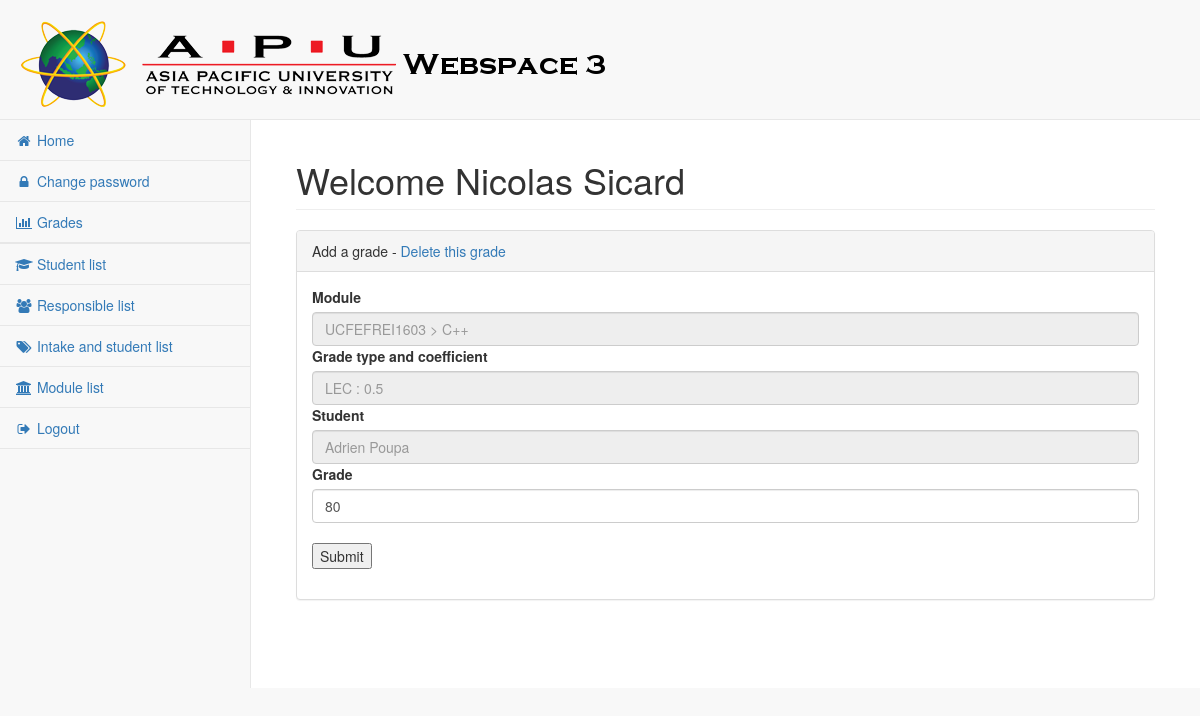
/edit-grade.php?cours_id=6&grade_id=28&grade=5 (signed in), run on the app's committed database.
### tables this page shows
CREATE TABLE IF NOT EXISTS `module` (
  `id_module` bigint(10) NOT NULL AUTO_INCREMENT,
  `name_module` varchar(255) DEFAULT NULL,
  `id_group2` int(10) DEFAULT NULL,
  PRIMARY KEY (`id_module`)
);

CREATE TABLE IF NOT EXISTS `intake` (
  `id` int(10) NOT NULL AUTO_INCREMENT,
  `name` varchar(255) NOT NULL,
  PRIMARY KEY (`id`)
);

CREATE TABLE IF NOT EXISTS `student` (
  `name` varchar(255) NOT NULL,
  `surname` varchar(255) DEFAULT NULL,
  `birthdate` date DEFAULT NULL,
  `gender` varchar(1) DEFAULT NULL,
  `registered` date DEFAULT NULL,
  `previous_school` varchar(255) DEFAULT NULL,
  `photo` blob,
  `street` varchar(255) DEFAULT NULL,
  `cp` int(5) DEFAULT NULL,
  `city` varchar(255) DEFAULT NULL,
  `mobile` varchar(10) DEFAULT NULL,
  `phone` varchar(255) NOT NULL,
  `student_id` int(8) NOT NULL AUTO_INCREMENT,
  `tp_number` varchar(8) NOT NULL,
  `password` text NOT NULL,
  PRIMARY KEY (`student_id`)
);

CREATE TABLE IF NOT EXISTS `coefficient` (
  `id_grade_module` int(10) NOT NULL AUTO_INCREMENT,
  `grade_type` varchar(3) DEFAULT NULL,
  `id_module3` int(10) DEFAULT NULL,
  `coefficient` float DEFAULT NULL,
  PRIMARY KEY (`id_grade_module`)
);

CREATE TABLE IF NOT EXISTS `grade` (
  `id` int(10) NOT NULL AUTO_INCREMENT,
  `student_id` int(10) NOT NULL,
  `grade_id` int(10) NOT NULL,
  `grade` float NOT NULL,
  PRIMARY KEY (`id`)
);

### edit-grade.php (the view, shortened to what this page needs)
<?php
include 'include/functions.php';
$module_id = $_GET['cours_id'];
$grade_id = $_GET['grade_id'];
$grade_get = $_GET['grade'];
$query = $db->prepare("SELECT name, name_module FROM module, intake WHERE id_module=:id AND intake.id=module.id_group2");
$query->bindParam(':id', $module_id);
$query->execute();
$nom = $query->fetch();
$query2 = $db->prepare("SELECT grade, id_grade_module, grade_type, coefficient, student.name, surname, student.student_id FROM student, module, intake_student, intake, coefficient, grade WHERE student.student_id=intake_student.id_student4 AND intake_student.id_groupe=intake.id AND intake_student.id_student4=student.student_id AND intake_student.id_groupe=module.id_group2 AND coefficient.id_module3=module.id_module AND grade.grade_id=coefficient.id_grade_module AND grade.student_id=student.student_id AND module.id_module=:id AND id_grade_module=:id_grade_module AND grade.id=:grade");
$query2->bindParam(':id', $module_id);
$query2->bindParam(':id_grade_module', $grade_id);
$query2->bindParam(':grade', $grade_get);
$query2->execute();
$grade = $query2->fetch();
include 'include/head.php';
include 'include/navigation.php';
?>
    <div id="page-wrapper">
        <div class="container-fluid">
            <div class="row">
                <div class="col-lg-12">
                    <h1 class="page-header">Welcome <?php echo htmlspecialchars($_SESSION['user']) ?></h1>
                </div>
                <div class="col-lg-12">
                    <div class="panel panel-default">
                        <div class="panel-heading"> Add a grade - <a href="edit-grade.php?cours_id=<?php echo htmlspecialchars($module_id)?>&grade_id=<?php echo htmlspecialchars($grade_id)?>&grade=<?php echo htmlspecialchars($grade_get)?>&delete">Delete this grade</a> </div>
                        <div class="panel-body">
                            <div class="form-group">
                                <form method="post">
                                    <label>Module</label>
                                    <input id="disabledInput" class="form-control" type="text" disabled="" placeholder="<?php echo htmlspecialchars($nom['name'].' > '.$nom['name_module']); ?>">
                                    <label>Grade type and coefficient</label>
                                    <input id="disabledInput" class="form-control" type="text" disabled="" placeholder="<?php echo htmlspecialchars($grade['grade_type'].' : '.$grade['coefficient']); ?>">
                                    <label>Student</label>
                                    <input id="disabledInput" class="form-control" type="text" disabled="" placeholder="<?php echo htmlspecialchars($grade['surname'].' '.$grade['name']); ?>">
                                    <label>Grade</label>
                                    <input class="form-control" name="grade" value="<?php echo htmlspecialchars($grade['grade']) ?>">
                                    <br />
                                    <input type="hidden" name="form_sent"><input type="submit">
                                </form>
                            </div>
                        </div>
                    </div>
                </div>
            </div>
        </div>
    </div>
<?php
include 'include/foot.php';

### data on the page
module: name_module.name "UCFEFREI1603 > C++"
student: coefficient "LEC : 0.5", surname+name "Adrien Poupa", grade "80"

### other printed values
$_SESSION['user'] "Nicolas Sicard"
